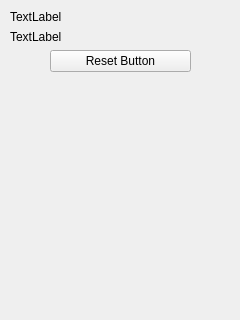
<?xml version="1.0" encoding="UTF-8"?>
<ui version="4.0">
 <class>DataControllerWindow</class>
 <widget class="QWidget" name="DataControllerWindow">
  <property name="geometry">
   <rect>
    <x>0</x>
    <y>0</y>
    <width>240</width>
    <height>320</height>
   </rect>
  </property>
  <property name="windowTitle">
   <string>Form</string>
  </property>
  <widget class="QWidget" name="verticalLayoutWidget">
   <property name="geometry">
    <rect>
     <x>10</x>
     <y>10</y>
     <width>221</width>
     <height>301</height>
    </rect>
   </property>
   <layout class="QVBoxLayout" name="verticalLayout">
    <item>
     <widget class="QLabel" name="label_2">
      <property name="sizePolicy">
       <sizepolicy hsizetype="Preferred" vsizetype="Fixed">
        <horstretch>0</horstretch>
        <verstretch>0</verstretch>
       </sizepolicy>
      </property>
      <property name="text">
       <string>TextLabel</string>
      </property>
     </widget>
    </item>
    <item>
     <widget class="QLabel" name="label">
      <property name="sizePolicy">
       <sizepolicy hsizetype="Preferred" vsizetype="Fixed">
        <horstretch>0</horstretch>
        <verstretch>0</verstretch>
       </sizepolicy>
      </property>
      <property name="text">
       <string>TextLabel</string>
      </property>
     </widget>
    </item>
    <item>
     <layout class="QHBoxLayout" name="horizontalLayout">
      <property name="sizeConstraint">
       <enum>QLayout::SetFixedSize</enum>
      </property>
      <item>
       <spacer name="horizontalSpacer">
        <property name="orientation">
         <enum>Qt::Horizontal</enum>
        </property>
        <property name="sizeType">
         <enum>QSizePolicy::Fixed</enum>
        </property>
        <property name="sizeHint" stdset="0">
         <size>
          <width>40</width>
          <height>20</height>
         </size>
        </property>
       </spacer>
      </item>
      <item>
       <widget class="QPushButton" name="ResetButton">
        <property name="sizePolicy">
         <sizepolicy hsizetype="Minimum" vsizetype="Fixed">
          <horstretch>0</horstretch>
          <verstretch>0</verstretch>
         </sizepolicy>
        </property>
        <property name="text">
         <string>Reset Button</string>
        </property>
       </widget>
      </item>
      <item>
       <spacer name="horizontalSpacer_2">
        <property name="orientation">
         <enum>Qt::Horizontal</enum>
        </property>
        <property name="sizeType">
         <enum>QSizePolicy::Fixed</enum>
        </property>
        <property name="sizeHint" stdset="0">
         <size>
          <width>40</width>
          <height>10</height>
         </size>
        </property>
       </spacer>
      </item>
     </layout>
    </item>
    <item>
     <spacer name="verticalSpacer">
      <property name="orientation">
       <enum>Qt::Vertical</enum>
      </property>
      <property name="sizeHint" stdset="0">
       <size>
        <width>20</width>
        <height>40</height>
       </size>
      </property>
     </spacer>
    </item>
   </layout>
  </widget>
 </widget>
 <resources/>
 <connections/>
</ui>
